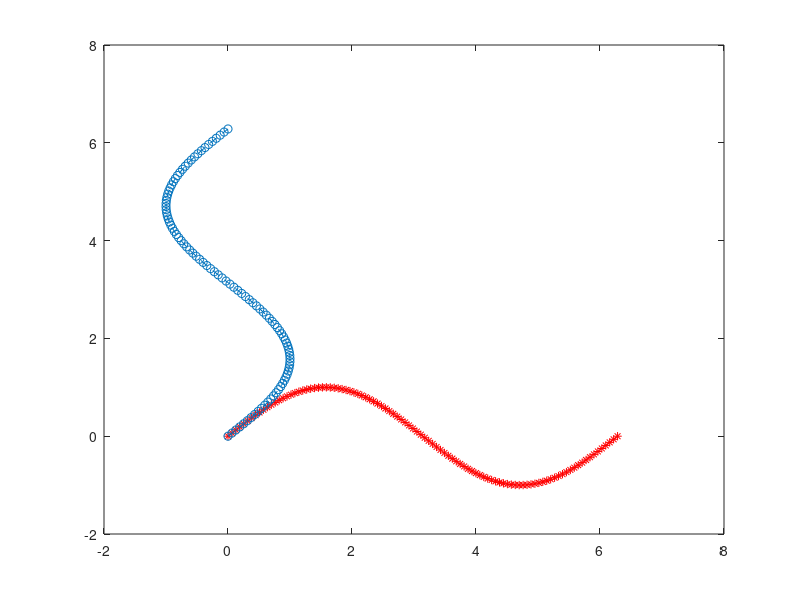

Write the MATLAB code that produced this figure. (Note: this script raises an error after producing the figure.)
% graphing
clear;
clc;
close all;

x = linspace(0,2*pi,100);
y = sin(x);
plot(x,y,"r:*");
hold on
z = plot(y,x,"--o");
z.LineWidth = 2; % line width
z.Marker = 'o'; 
z.Color = [0,0.2,0.5];
